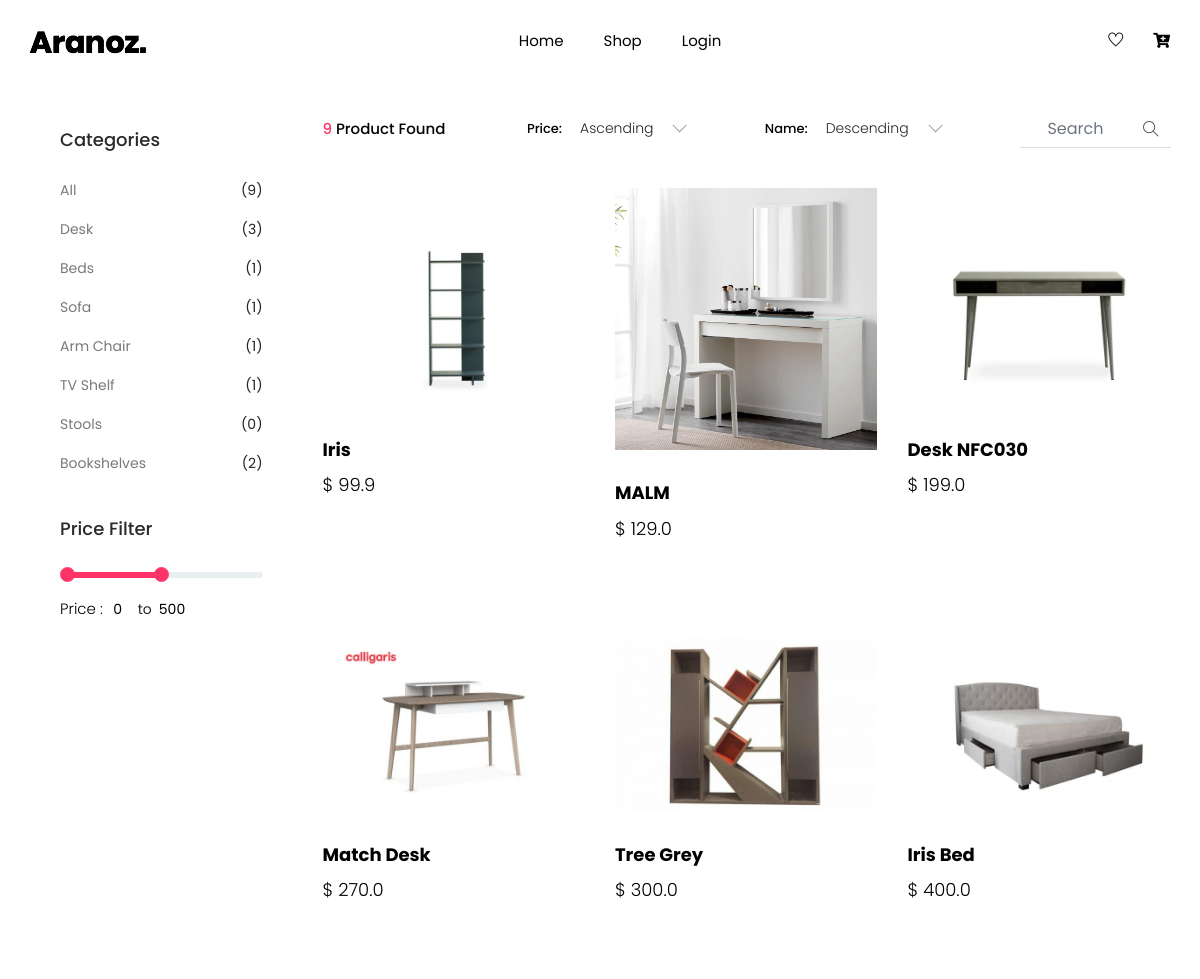
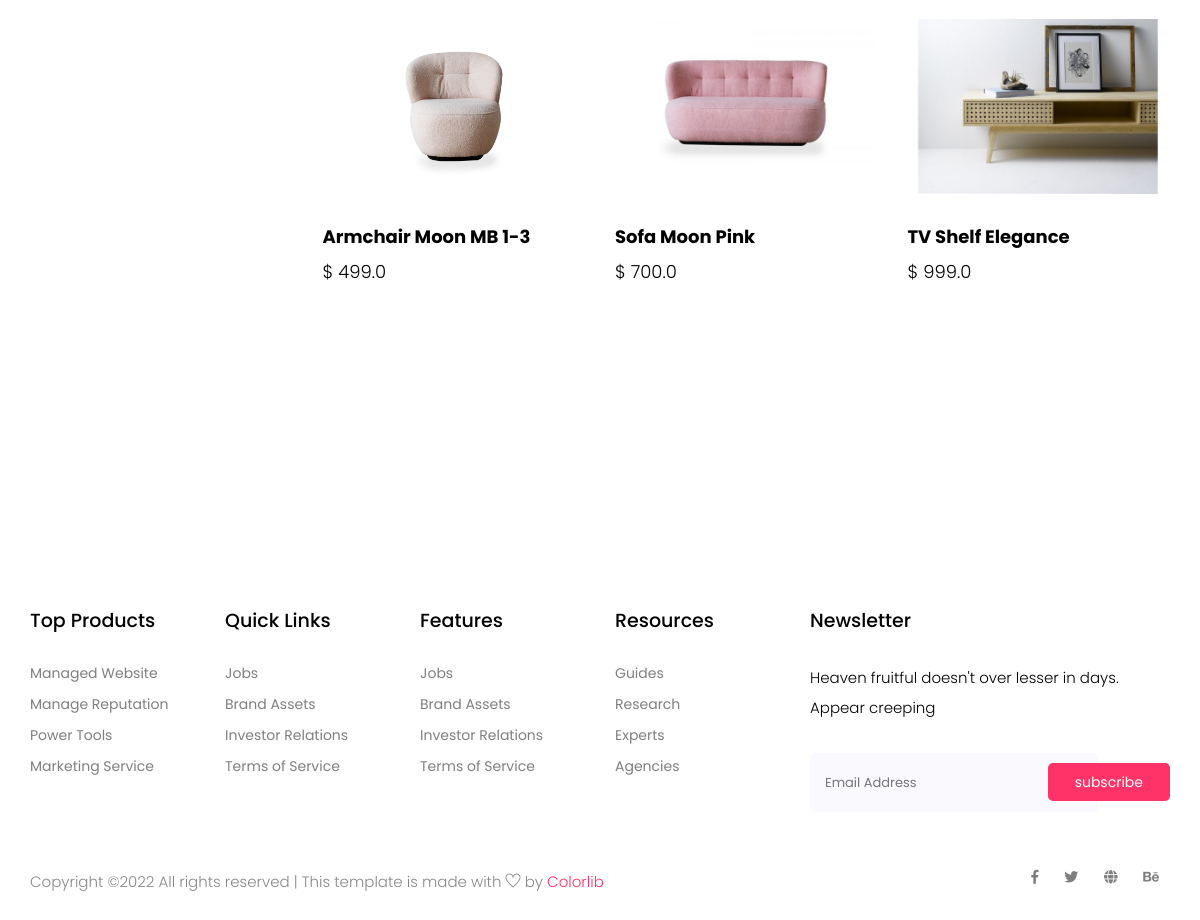
The app's page /shop/ with its own data (2 pictures, top to bottom).
### product/models.py (models this page shows, shortened)
class Category(models.Model):
    title = models.CharField(default='', max_length=100, unique=True)
    slug = models.CharField(default='', max_length=100)
    description = models.TextField(default='')
    active = models.BooleanField(default=True)
    image = models.ImageField(upload_to=path_and_rename, max_length=255, null=True, blank=True)
    def get_quantity_product(self):
        return len(self.products.filter(active=True))
    @staticmethod
    def get_all_category():
        return Category.objects.filter(active=True)
    def get_absolute_url(self):
        return reverse("category", kwargs={
            'slug': self.slug
        })

class Product(models.Model):
    title = models.CharField(default='', max_length=100)
    description = models.TextField(default='')
    price = models.FloatField(default=0.0)
    status = models.CharField(choices=AVAILABILITY, max_length=30, null=True)
    active = models.BooleanField(default=True, null=True)
    category = models.ForeignKey(Category, on_delete=models.CASCADE, related_name='products')
    slug = AutoSlugField(populate_from='title', unique=True, null = True)
    quantity = models.IntegerField(default=1)
    def first_image(self):
        return self.images.all()[0]
    def image_tag(self):
        if self.first_image():
            return mark_safe('<img src="%s" style="width: 60px; height:60px;" />' % self.first_image().image.url)
        else:
            return 'No Image Found'
    image_tag.short_description = 'Image'
    def get_absolute_url(self):
        return reverse("product", kwargs={
            'slug': self.slug
        })
    def get_add_cart_url(self):
        return reverse("add-to-cart", kwargs={
            'slug': self.slug
        })
    @staticmethod
    def get_all_product():
        return Product.objects.filter(active=True)

class Image(models.Model):
    product = models.ForeignKey(Product, default=None, on_delete=models.CASCADE, related_name='images')
    image = models.ImageField(upload_to=path_and_rename, max_length=255, null=True, blank=True)

### product/views.py (the view, shortened to what this page needs)
# urls.py: path('shop/', ShopView.as_view(), name='shop'),
class ShopView(ListView):
    model = Product
    template_name = 'shop/shop.html'
    def get(self, request, slug=None):
        categories = Category.get_all_category()
        products = None
        quantity_product = len(Product.get_all_product())
        cart_quantity = Cart.item_quantity(request.user)
        order_price_dis = 'Ascending'
        order_name_dis = 'Descending'
        search_txt = ''
        if slug:
            category = get_object_or_404(Category, slug=slug)
            products = Product.get_product_by_category(category)
        else:
            products = Product.get_all_product().order_by('price', 'title')
        if 'search' in request.GET:
            search = request.GET['search']
            products = products.filter(title__icontains=search)
            search_txt = search
        context = {
            'categories': categories,
            'products': products,
            'quantity_product': quantity_product,
            'order_price': order_price_dis,
            'order_name': order_name_dis,
            'search_txt': search_txt,
            'cart_quantity': cart_quantity,
        }
        return render(request, self.template_name, context)

### cart/models.py (called while the page is built, shortened)
    @staticmethod
    def item_quantity(user):
        if user.is_anonymous:
            return 0

### templates/shop/shop.html (shortened to what this page needs)
{% extends 'base/base.html' %}
{% load static %}
{% block cssblock %}
  <link rel="stylesheet" href="{% static 'css/bootstrap.min.css' %}">
    <link rel="stylesheet" href="{% static 'css/animate.css' %}">
    <link rel="stylesheet" href="{% static 'css/owl.carousel.min.css' %}">
    <link rel="stylesheet" href="{% static 'css/nice-select.css' %}">
    <link rel="stylesheet" href="{% static 'css/all.css' %}">
    <link rel="stylesheet" href="{% static 'css/flaticon.css' %}">
    <link rel="stylesheet" href="{% static 'css/themify-icons.css' %}">
    <link rel="stylesheet" href="{% static 'css/magnific-popup.css' %}">
    <link rel="stylesheet" href="{% static 'css/slick.css' %}">
    <link rel="stylesheet" href="{% static 'css/price_rangs.css' %}">
    <link rel="stylesheet" href="{% static 'css/style.css' %}">
{% endblock %}
{% block content %}
    <section class="cat_product_area section_padding">
        <div class="container">
            <div class="row">
                <div class="col-lg-3">
                    <div class="left_sidebar_area">
                        <aside class="left_widgets p_filter_widgets">
                            <div class="l_w_title">
                                <h3>Categories</h3>
                            </div>
                            <div class="widgets_inner">
                                <ul class="list">
                                    <li>
                                        <a href='/shop'>All</a>
                                        <span>({{ quantity_product }})</span>
                                    </li>
                                    {% for cate in categories %}
                                    <li>
                                        <a href='{{cate.get_absolute_url}}'>{{cate.title}}</a>
                                        <span>({{cate.get_quantity_product}})</span>
                                    </li>
                                    {% endfor %}
                                </ul>
                            </div>
                        </aside>
                        <aside class="left_widgets p_filter_widgets price_rangs_aside">
                            <div class="l_w_title">
                                <h3>Price Filter</h3>
                            </div>
                            <div class="widgets_inner">
                                <div class="range_item">
                                    <input type="text" class="js-range-slider" value="" />
                                    <div class="d-flex">
                                        <div class="price_text">
                                            <p>Price :</p>
                                        </div>
                                        <div class="price_value d-flex justify-content-center">
                                            <input type="text" class="js-input-from" id="amount" readonly />
                                            <span>to</span>
                                            <input type="text" class="js-input-to" id="amount" readonly />
                                        </div>
                                    </div>
                                </div>
                            </div>
                        </aside>
                    </div>
                </div>
                <div class="col-lg-9">
                    <div class="row">
                        <div class="col-lg-12">
                            <form class="product_top_bar d-flex justify-content-between align-items-center">
                                <div class="single_product_menu">
                                    <p><span>{{ products|length }} </span> Product Found</p>
                                </div>
                                    <div class="single_product_menu d-flex">
                                        <h5>Price: </h5>
                                    </div>
                                    <div class="single_product_menu d-flex">
                                        <h5>Name: </h5>
                                    </div>
                                    <div class="single_product_menu d-flex">
                                        <div class="input-group">
                                            <input name="search" type="text" class="form-control" placeholder="search"
                                                aria-describedby="inputGroupPrepend" value="{{search_txt}}">
                                            <div class="input-group-prepend">
                                                <span class="input-group-text" id="inputGroupPrepend">
                                                    <i class="ti-search"></i>
                                                </span>
                                            </div>
                                        </div>
                                    </div>
                            </form>
                        </div>
                    </div>
                    <div class="row align-items-center latest_product_inner">
                        {% for product in products %}
                        <div class="col-lg-4 col-sm-6">
                            <div class="single_product_item">
                                <a href='{{product.get_absolute_url}}'>
                                    <img src={{product.first_image.image.url}} alt="">
                                </a>
                                <div class="single_product_text">
                                    <h4>{{product.title}}</h4>
                                    <h3>$ {{product.price}}</h3>
                                    <div class="add-cart-and-favourite d-flex justify-content-between align-items-center">
                                    </div>
                                </div>
                            </div>
                        </div>
                        {% endfor %}
                    </div>
                </div>
            </div>
        </div>
    </section>
{% endblock %}

### static/css/price_rangs.css (style rules this page uses)
.irs-hidden-input { position: absolute !important; display: block !important; top: 0 !important; left: 0 !important; width: 0 !important; height: 0 !important; font-size: 0 !important; line-height: 0 !important; padding: 0 !important; margin: 0 !important; outline: none !important; z-index: -9999 !important; background: none !important; border-style: solid !important; border-color: transparent !important; }

### records on screen
Category: title "Desk", get_quantity_product "3"
Category: title "Beds", get_quantity_product "1"
Category: title "Sofa", get_quantity_product "1"
Category: title "Arm Chair", get_quantity_product "1"
Category: title "TV Shelf", get_quantity_product "1"
Category: title "Stools", get_quantity_product "0"
Category: title "Bookshelves", get_quantity_product "2"
Product: first_image.image (picture), title "Iris", price "99.9"
Product: first_image.image (picture), title "MALM", price "129.0"
Product: first_image.image (picture), title "Desk NFC030", price "199.0"
Product: first_image.image (picture), title "Match Desk", price "270.0"
Product: first_image.image (picture), title "Tree Grey", price "300.0"
Product: first_image.image (picture), title "Iris Bed", price "400.0"
Product: first_image.image (picture), title "Armchair Moon MB 1-3", price "499.0"
Product: first_image.image (picture), title "Sofa Moon Pink", price "700.0"
Product: first_image.image (picture), title "TV Shelf Elegance", price "999.0"

### other values on screen
{{ quantity_product }} "9"
{{ products|length }} "9"
